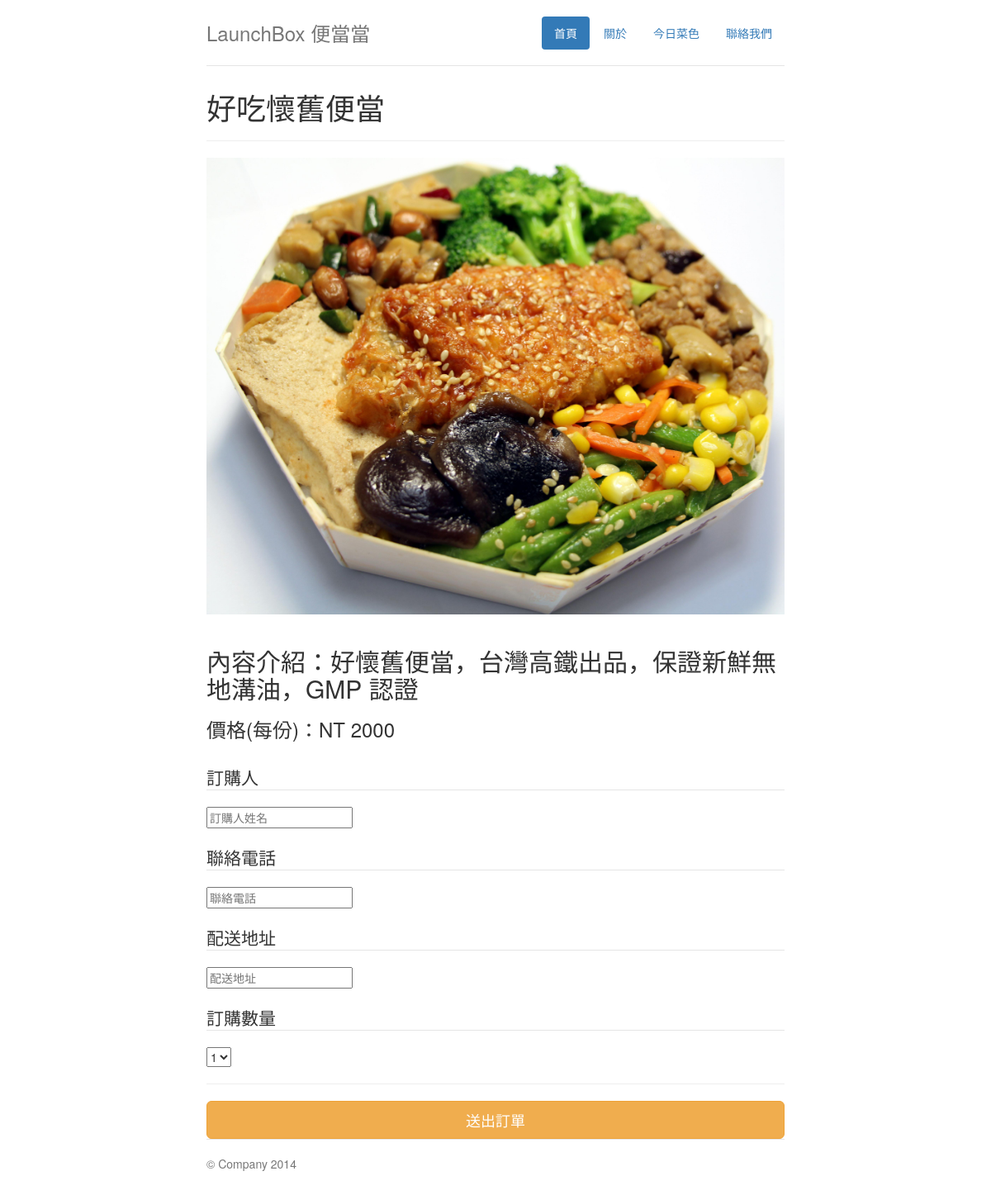
The app's page /order.php with its own data.
### tables this page shows
CREATE TABLE `meal_info` (
`meal_id` int(30) unsigned NOT NULL,
  `meal_name` varchar(30) NOT NULL,
  `meal_price` int(12) unsigned NOT NULL,
  `meal_content` text NOT NULL,
  `meal_image` varchar(40) NOT NULL,
  `meal_time` timestamp NOT NULL DEFAULT CURRENT_TIMESTAMP ON UPDATE CURRENT_TIMESTAMP
);

### db_function.php (called while the page is built, shortened)
<?php
function db_fetch_array($result) {
	return mysqli_fetch_array($result);
}
function db_query($connect, $query) {
	return mysqli_query($connect, $query);
}
?>

### order.php (the view, shortened to what this page needs)
<?php
include_once 'db_function.php';
$show_query = "SELECT * FROM `meal_info` ORDER BY meal_time DESC LIMIT 1;";
$show_result = db_query($connect, $show_query);
if($show_result) {
    $show_result_row = db_fetch_array($show_result);
}
?>
<?php include_once 'layout/header.php'; ?>
    <div>
        <form action="make_deal.php" method="post">
            <div>
                <h1><?php echo $show_result_row['meal_name'];?></h1>
            </div>
            <hr>
            <div>
                <img class="meal-img" id="meal-img" src="<?php echo $show_result_row['meal_image'];?>" alt="">
            </div>
            <br>
            <div>
                <h2>內容介紹：<?php echo $show_result_row['meal_content'];?></h2>
                <h3>價格(每份)：NT <?php echo $show_result_row['meal_price'];?></h3>
            </div>
            <br>
            <div>
                <legend>訂購人</legend>
                <input type="text" name="order-username" placeholder="訂購人姓名" required>
            </div>
            <br>
            <div>
                <legend>聯絡電話</legend>
                <input type="text" name="order-phone" placeholder="聯絡電話" required>
            </div>
            <br>
            <div>
                <legend>配送地址</legend>
                <input type="text" name="order-address" placeholder="配送地址" required>
            </div>
            <br>
            <div>
                <legend>訂購數量</legend>
                <select name="order-count" id="order-count">
                    <option value="1">1</option>
                </select>
            </div>
            <hr>
            <div>
                <button class="btn btn-warning btn-lg btn-block" type="submit">送出訂單</button>
            </div>
        </form>
    </div>
<?php include_once 'layout/footer.php'; ?>

### assets/css/jumbotron-narrow.css (style rules this page uses)
body { padding-top: 20px; padding-bottom: 20px; }

### assets/css/main.css (style rules this page uses)
.meal-img { width: 100%; }

### records on screen
meal_info: meal_name "好吃懷舊便當", meal_image (picture), meal_content "好懷舊便當，台灣高鐵出品，保證新鮮無地溝油，GMP 認證", meal_price "2000"
